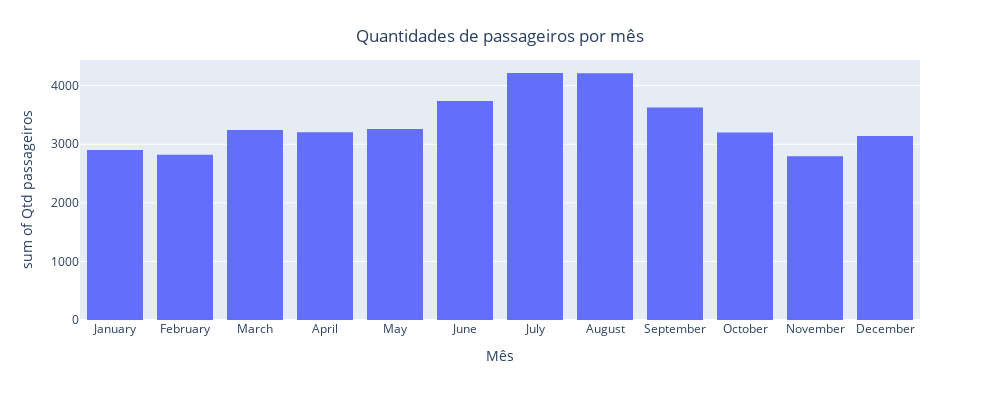

Notebook code for this chart:
### Code cell
fig = px.histogram(
    df_air,
    x="dt_month",
    y="Qtd passageiros",
    hover_data=["Qtd passageiros"],
    labels={
        "sum of Qtd passageiros": "Carga total de passageiros (kg)",
        "dt_month": "Mês",
    },
    height=400,
    width=1000,
    barmode="group",
)
fig.update_layout(
    barmode="group",
    showlegend=True,
    title={
        "text": "Quantidades de passageiros por mês",
        "x": 0.5,
        "xanchor": "center",
        "yanchor": "top",
    },
)
# fig.update(layout_coloraxis_showscale=False)
#fig.update_xaxes(categoryorder="array", categoryarray=dayofweek_name)
fig.show()

### Figure 1 — Plotly figure (JSON) as saved in the notebook; plotly's stock layout.template omitted (floating-point values rounded to 4 significant figures; data arrays with more than 128 entries replaced by an {"elided": "..."} marker saying what was removed)
{"data": [{"alignmentgroup": "True", "bingroup": "x", "histfunc": "sum", "hovertemplate": "Mês=%{x}<br>sum of Qtd passageiros=%{y}<extra></extra>", "legendgroup": "", "marker": {"color": "#636efa", "pattern": {"shape": ""}}, "name": "", "offsetgroup": "", "orientation": "v", "showlegend": false, "type": "histogram", "x": {"elided": "144 str values"}, "xaxis": "x", "y": {"elided": "144 int values"}, "yaxis": "y"}], "layout": {"barmode": "group", "height": 400, "legend": {"tracegroupgap": 0}, "margin": {"t": 60}, "showlegend": true, "title": {"text": "Quantidades de passageiros por mês", "x": 0.5, "xanchor": "center", "yanchor": "top"}, "width": 1000, "xaxis": {"anchor": "y", "domain": [0, 1], "title": {"text": "Mês"}}, "yaxis": {"anchor": "x", "domain": [0, 1], "title": {"text": "sum of Qtd passageiros"}}}}
